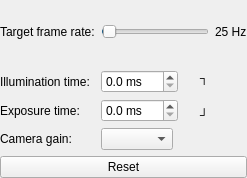
<?xml version="1.0" encoding="UTF-8"?>
<ui version="4.0">
 <class>AcquisitionWidget</class>
 <widget class="QWidget" name="AcquisitionWidget">
  <property name="geometry">
   <rect>
    <x>0</x>
    <y>0</y>
    <width>247</width>
    <height>178</height>
   </rect>
  </property>
  <property name="windowTitle">
   <string>Form</string>
  </property>
  <layout class="QGridLayout" name="gridLayout">
   <property name="leftMargin">
    <number>0</number>
   </property>
   <property name="topMargin">
    <number>0</number>
   </property>
   <property name="rightMargin">
    <number>0</number>
   </property>
   <property name="bottomMargin">
    <number>0</number>
   </property>
   <item row="1" column="2" rowspan="2">
    <layout class="QHBoxLayout" name="horizontalLayout_2">
     <property name="spacing">
      <number>0</number>
     </property>
     <item>
      <widget class="QWidget" name="lockWidget" native="true">
       <layout class="QVBoxLayout" name="verticalLayout">
        <property name="spacing">
         <number>0</number>
        </property>
        <property name="leftMargin">
         <number>0</number>
        </property>
        <property name="topMargin">
         <number>0</number>
        </property>
        <property name="rightMargin">
         <number>0</number>
        </property>
        <property name="bottomMargin">
         <number>0</number>
        </property>
        <item>
         <widget class="QLabel" name="label_2">
          <property name="text">
           <string>┐</string>
          </property>
          <property name="alignment">
           <set>Qt::AlignCenter</set>
          </property>
         </widget>
        </item>
        <item>
         <widget class="QPushButton" name="lockTimesButton">
          <property name="text">
           <string/>
          </property>
          <property name="icon">
           <iconset resource="../SkinCam.qrc">
            <normaloff>:/res/unlock.svg</normaloff>:/res/unlock.svg</iconset>
          </property>
          <property name="flat">
           <bool>true</bool>
          </property>
         </widget>
        </item>
        <item>
         <widget class="QLabel" name="label_3">
          <property name="text">
           <string>┘</string>
          </property>
          <property name="alignment">
           <set>Qt::AlignCenter</set>
          </property>
         </widget>
        </item>
       </layout>
      </widget>
     </item>
     <item>
      <spacer name="horizontalSpacer">
       <property name="orientation">
        <enum>Qt::Horizontal</enum>
       </property>
       <property name="sizeType">
        <enum>QSizePolicy::MinimumExpanding</enum>
       </property>
       <property name="sizeHint" stdset="0">
        <size>
         <width>0</width>
         <height>20</height>
        </size>
       </property>
      </spacer>
     </item>
    </layout>
   </item>
   <item row="3" column="1" colspan="2">
    <layout class="QHBoxLayout" name="horizontalLayout">
     <item>
      <widget class="QComboBox" name="cameraGain"/>
     </item>
     <item>
      <spacer name="horizontalSpacer_2">
       <property name="orientation">
        <enum>Qt::Horizontal</enum>
       </property>
       <property name="sizeType">
        <enum>QSizePolicy::MinimumExpanding</enum>
       </property>
       <property name="sizeHint" stdset="0">
        <size>
         <width>0</width>
         <height>20</height>
        </size>
       </property>
      </spacer>
     </item>
    </layout>
   </item>
   <item row="1" column="1">
    <widget class="QDoubleSpinBox" name="illuminationTime">
     <property name="suffix">
      <string> ms</string>
     </property>
     <property name="decimals">
      <number>1</number>
     </property>
     <property name="singleStep">
      <double>0.100000000000000</double>
     </property>
    </widget>
   </item>
   <item row="3" column="0">
    <widget class="QLabel" name="cameraGainLabel">
     <property name="text">
      <string>Camera gain:</string>
     </property>
    </widget>
   </item>
   <item row="2" column="0">
    <widget class="QLabel" name="exposureTimeLabel">
     <property name="text">
      <string>Exposure time:</string>
     </property>
    </widget>
   </item>
   <item row="1" column="0">
    <widget class="QLabel" name="illuminationTimeLabel">
     <property name="text">
      <string>Illumination time:</string>
     </property>
    </widget>
   </item>
   <item row="2" column="1">
    <widget class="QDoubleSpinBox" name="exposureTime">
     <property name="suffix">
      <string> ms</string>
     </property>
     <property name="decimals">
      <number>1</number>
     </property>
     <property name="singleStep">
      <double>0.100000000000000</double>
     </property>
    </widget>
   </item>
   <item row="0" column="1" colspan="2">
    <layout class="QHBoxLayout" name="horizontalLayout_12">
     <item>
      <widget class="QSlider" name="frameRateSlider">
       <property name="minimum">
        <number>10</number>
       </property>
       <property name="maximum">
        <number>1000</number>
       </property>
       <property name="pageStep">
        <number>1</number>
       </property>
       <property name="value">
        <number>25</number>
       </property>
       <property name="orientation">
        <enum>Qt::Horizontal</enum>
       </property>
      </widget>
     </item>
     <item>
      <widget class="SkinCam::NumberLabel" name="frameRateNumber">
       <property name="text">
        <string>25 Hz</string>
       </property>
      </widget>
     </item>
    </layout>
   </item>
   <item row="0" column="0">
    <widget class="QLabel" name="frameRateLabel">
     <property name="text">
      <string>Target frame rate:</string>
     </property>
    </widget>
   </item>
   <item row="4" column="0" colspan="3">
    <widget class="QPushButton" name="resetButton">
     <property name="text">
      <string>Reset</string>
     </property>
    </widget>
   </item>
  </layout>
 </widget>
 <customwidgets>
  <customwidget>
   <class>SkinCam::NumberLabel</class>
   <extends>QLabel</extends>
   <header>numberlabel.h</header>
  </customwidget>
 </customwidgets>
 <resources>
  <include location="../SkinCam.qrc"/>
  <include location="../SkinCam.qrc"/>
 </resources>
 <connections/>
</ui>
